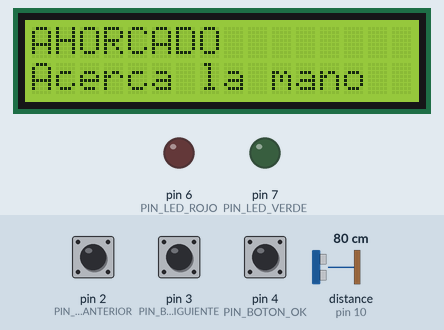
This sketch was run on a simulated Arduino Uno, built with avr-gcc and run on an emulated ATmega328P. Shown: 16×2 character LCD, output pins drawn as LEDs (lit = HIGH). Wiring (inferred from the names in the program): ultrasonic range finder: trigger pin 9; echo pin 10. Dashed ring = blinking. Inputs (shaded band) come from the test bench; at power-on: distance to the obstacle (sensor on pin 10) 80 cm, pin 2 (PIN_BOTON_ANTERIOR) HIGH, pin 4 (PIN_BOTON_OK) HIGH, pin 3 (PIN_BOTON_SIGUIENTE) HIGH. The echo pulse lasts 58.3 µs per cm; random numbers use the default seed unless the sketch sets one; pins used as bus, display or sensor lines are not drawn.

Above: at 1.2 s.
1.3 s: distance to the obstacle (sensor on pin 10) set to 2 cm
At 2.5 s:
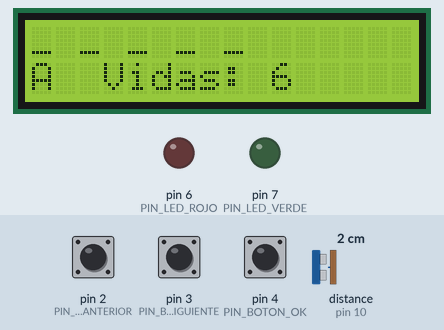
2.8 s: pin 2 (PIN_BOTON_ANTERIOR) pulled LOW for 0.15 s
At 4.0 s:
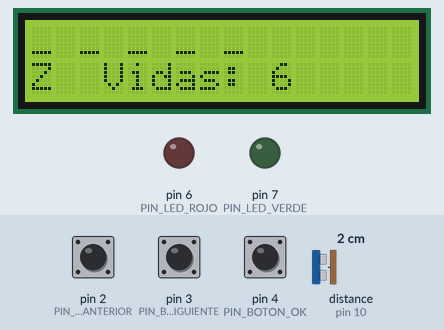
4.4 s: pin 2 (PIN_BOTON_ANTERIOR) pulled LOW for 1 s
At 5.2 s:
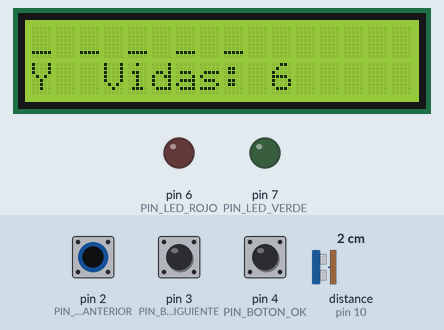
6.9 s: pin 4 (PIN_BOTON_OK) pulled LOW for 0.15 s
At 7.14 s:
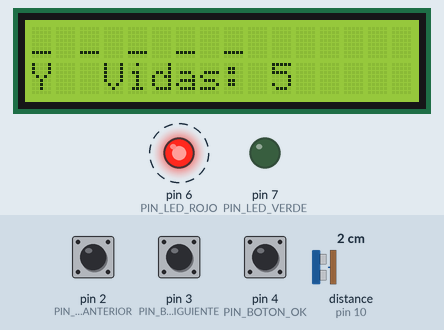
7.6 s: pin 2 (PIN_BOTON_ANTERIOR) pulled LOW for 0.15 s
At 8.8 s:
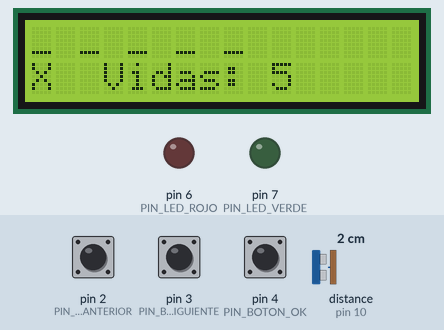
9.2 s: pin 2 (PIN_BOTON_ANTERIOR) pulled LOW for 3.2 s
At 10.1 s:
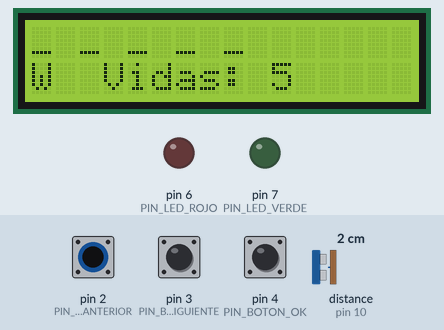
Timing chart, 0 to 12.2 s (numbered marks = the images above; inputs shaded):
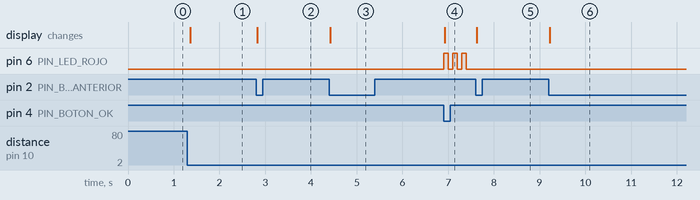

Measured:
- after the input at 1.3 s, the display: changes after 0.06 s (image 1)
- after the input at 2.8 s, the display: changes at once (image 2)
- after the input at 4.4 s, the display: changes at once (image 3)
- after the input at 6.9 s, pin 6 (PIN_LED_ROJO): alternates HIGH for 0.10 s and LOW for 0.10 s, starting at once; the display: changes at once (image 4)
- after the input at 7.6 s, the display: changes at once (image 5)
- after the input at 9.2 s, the display: changes at once (image 6)

The sketch:

lcd_screen_test.ino
```cpp
/*
  AHORCADO - Tecnologías Interactivas
  Ver DESIGN.md para las reglas del juego.

  Conexiones (Arduino Uno/Nano):
    LCD I2C    VCC -> 5V, GND -> GND, SDA -> A4, SCL -> A5
    Boton 1    D2  -> GND   (letra anterior)
    Boton 2    D3  -> GND   (letra siguiente)
    Boton 3    D4  -> GND   (confirmar letra)
    LED rojo   D6  -> resistencia 220 ohm -> GND
    LED verde  D7  -> resistencia 220 ohm -> GND
    HC-SR04    TRIG -> D9, ECHO -> D10, VCC -> 5V, GND -> GND

  Libreria: LiquidCrystal_I2C de Frank de Brabander.
  Si la pantalla queda en blanco, corre i2c_scanner/ y ajusta la direccion.
*/

#include <Wire.h>
#include <LiquidCrystal_I2C.h>

LiquidCrystal_I2C lcd(0x27, 16, 2);  // cambia 0x27 por 0x3F si hace falta

// ---------------- Pines ----------------
const uint8_t PIN_BOTON_ANTERIOR = 2;
const uint8_t PIN_BOTON_SIGUIENTE = 3;
const uint8_t PIN_BOTON_OK = 4;
const uint8_t PIN_LED_ROJO = 6;
const uint8_t PIN_LED_VERDE = 7;
const uint8_t PIN_TRIG = 9;
const uint8_t PIN_ECHO = 10;

// ---------------- Ajustes ----------------
const uint8_t VIDAS_INICIALES = 6;  // palabras de maximo 8 letras: 15 columnas
const unsigned long REBOTE_MS = 200;
const unsigned long PULSO_VERDE_MS = 300;
const unsigned long PARPADEO_MS = 100;  // medio parpadeo
const uint8_t PARPADEOS_ROJO = 3;
const unsigned long LED_ROJO_PERDIDA_MS = 5000;
const unsigned int DISTANCIA_MANO_CM = 15;
const unsigned long ESPERA_REINICIO_MS = 1500;

// ---------------- Palabras ----------------
const char* const PALABRAS[] = {
  "ARDUINO", "SENSOR", "BOTON", "PANTALLA", "JUEGO",
  "CABLE", "MOTOR", "TIERRA", "FUENTE", "LED"
};
const uint8_t TOTAL_PALABRAS = sizeof(PALABRAS) / sizeof(PALABRAS[0]);

// ---------------- Estado ----------------
enum Estado { ESPERANDO, JUGANDO, GANADO, PERDIDO };
Estado estado = ESPERANDO;

const char* palabra = "";
uint8_t largoPalabra = 0;
uint8_t ultimaPalabra = 255;
bool letrasUsadas[26];
uint8_t letraActual = 0;
uint8_t vidas = VIDAS_INICIALES;

bool botonAnteriorEstado = HIGH;
bool botonSiguienteEstado = HIGH;
bool botonOkEstado = HIGH;
unsigned long ultimoBotonAnterior = 0;
unsigned long ultimoBotonSiguiente = 0;
unsigned long ultimoBotonOk = 0;

unsigned long verdeHasta = 0;
unsigned long rojoHasta = 0;
unsigned long rojoUltimoCambio = 0;
bool rojoEncendido = false;
bool rojoFijo = false;
unsigned long finPartidaEn = 0;
unsigned long ultimaManoEn = 0;

// ---------------- Botones ----------------
bool leerBoton(uint8_t pin, bool &anterior, unsigned long &ultimo) {
  bool actual = digitalRead(pin);
  bool pulsado = false;

  if (actual == LOW && anterior == HIGH && millis() - ultimo > REBOTE_MS) {
    ultimo = millis();
    pulsado = true;
  }
  anterior = actual;
  return pulsado;
}

// ---------------- Sensor ultrasonico ----------------
unsigned int medirDistanciaCm() {
  digitalWrite(PIN_TRIG, LOW);
  delayMicroseconds(2);
  digitalWrite(PIN_TRIG, HIGH);
  delayMicroseconds(10);
  digitalWrite(PIN_TRIG, LOW);

  unsigned long duracion = pulseIn(PIN_ECHO, HIGH, 15000);  // ~2,5 m como maximo
  if (duracion == 0) return 999;
  return duracion / 58;
}

bool manoCerca() {
  unsigned int distancia = medirDistanciaCm();
  return distancia > 0 && distancia < DISTANCIA_MANO_CM;
}

// ---------------- Pantalla ----------------
void limpiarFila(uint8_t fila) {
  lcd.setCursor(0, fila);
  lcd.print(F("                "));
}

void mostrarPalabra() {
  limpiarFila(0);
  lcd.setCursor(0, 0);
  for (uint8_t i = 0; i < largoPalabra; i++) {
    char c = palabra[i];
    lcd.print(letrasUsadas[c - 'A'] ? c : '_');
    if (i + 1 < largoPalabra) lcd.print(' ');
  }
}

void mostrarPalabraRevelada() {
  limpiarFila(0);
  lcd.setCursor(0, 0);
  for (uint8_t i = 0; i < largoPalabra; i++) {
    lcd.print(palabra[i]);
    if (i + 1 < largoPalabra) lcd.print(' ');
  }
}

void mostrarSeleccion() {
  limpiarFila(1);
  lcd.setCursor(0, 1);
  lcd.print((char)('A' + letraActual));
  lcd.print(F("  Vidas: "));
  lcd.print(vidas);
}

// ---------------- Juego ----------------
bool palabraCompleta() {
  for (uint8_t i = 0; i < largoPalabra; i++) {
    if (!letrasUsadas[palabra[i] - 'A']) return false;
  }
  return true;
}

void iniciarPartida() {
  uint8_t indice = random(TOTAL_PALABRAS);
  if (TOTAL_PALABRAS > 1 && indice == ultimaPalabra) {
    indice = (indice + 1) % TOTAL_PALABRAS;
  }
  ultimaPalabra = indice;

  palabra = PALABRAS[indice];
  largoPalabra = strlen(palabra);
  for (uint8_t i = 0; i < 26; i++) letrasUsadas[i] = false;

  letraActual = 0;
  vidas = VIDAS_INICIALES;
  verdeHasta = 0;
  rojoHasta = 0;
  rojoFijo = false;
  digitalWrite(PIN_LED_ROJO, LOW);
  digitalWrite(PIN_LED_VERDE, LOW);
  ultimaManoEn = millis();

  estado = JUGANDO;
  mostrarPalabra();
  mostrarSeleccion();
}

void ganar() {
  estado = GANADO;
  finPartidaEn = millis();
  limpiarFila(1);
  lcd.setCursor(0, 1);
  lcd.print(F("GANASTE!"));
}

void perder() {
  estado = PERDIDO;
  finPartidaEn = millis();
  rojoFijo = true;
  digitalWrite(PIN_LED_ROJO, HIGH);

  mostrarPalabraRevelada();
  limpiarFila(1);
  lcd.setCursor(0, 1);
  lcd.print(F("PERDISTE"));
}

void confirmarLetra() {
  uint8_t indice = letraActual;
  if (letrasUsadas[indice]) return;  // letra ya probada: no gasta vida

  letrasUsadas[indice] = true;
  char c = 'A' + indice;

  if (strchr(palabra, c) != NULL) {
    digitalWrite(PIN_LED_VERDE, HIGH);
    verdeHasta = millis() + PULSO_VERDE_MS;
    mostrarPalabra();
    if (palabraCompleta()) ganar();
  } else {
    vidas--;
    if (vidas == 0) {
      perder();
    } else {
      rojoHasta = millis() + (PARPADEOS_ROJO * 2UL * PARPADEO_MS);
      rojoUltimoCambio = millis();
      rojoEncendido = true;
      digitalWrite(PIN_LED_ROJO, HIGH);
      mostrarSeleccion();
    }
  }
}

// ---------------- LEDs ----------------
void actualizarLeds() {
  unsigned long ahora = millis();

  if (rojoHasta != 0 && (long)(ahora - rojoHasta) >= 0) {
    rojoHasta = 0;
    digitalWrite(PIN_LED_ROJO, LOW);
  } else if (!rojoFijo && rojoHasta != 0 &&
             ahora - rojoUltimoCambio >= PARPADEO_MS) {
    rojoUltimoCambio = ahora;
    rojoEncendido = !rojoEncendido;
    digitalWrite(PIN_LED_ROJO, rojoEncendido ? HIGH : LOW);
  }

  if (verdeHasta != 0 && (long)(ahora - verdeHasta) >= 0) {
    verdeHasta = 0;
    digitalWrite(PIN_LED_VERDE, LOW);
  }
}

// ---------------- Inicio ----------------
void setup() {
  pinMode(PIN_BOTON_ANTERIOR, INPUT_PULLUP);
  pinMode(PIN_BOTON_SIGUIENTE, INPUT_PULLUP);
  pinMode(PIN_BOTON_OK, INPUT_PULLUP);
  pinMode(PIN_LED_ROJO, OUTPUT);
  pinMode(PIN_LED_VERDE, OUTPUT);
  pinMode(PIN_TRIG, OUTPUT);
  pinMode(PIN_ECHO, INPUT);

  digitalWrite(PIN_LED_ROJO, LOW);
  digitalWrite(PIN_LED_VERDE, LOW);

  lcd.init();
  lcd.backlight();
  lcd.clear();
  lcd.setCursor(0, 0);
  lcd.print(F("AHORCADO"));
  lcd.setCursor(0, 1);
  lcd.print(F("Acerca la mano"));

  randomSeed(analogRead(A0));
}

void loop() {
  unsigned long ahora = millis();
  actualizarLeds();

  switch (estado) {
    case JUGANDO:
      if (leerBoton(PIN_BOTON_ANTERIOR, botonAnteriorEstado, ultimoBotonAnterior)) {
        letraActual = (letraActual + 25) % 26;  // retrocede, con vuelta de A a Z
        mostrarSeleccion();
      }
      if (leerBoton(PIN_BOTON_SIGUIENTE, botonSiguienteEstado, ultimoBotonSiguiente)) {
        letraActual = (letraActual + 1) % 26;  // avanza, con vuelta de Z a A
        mostrarSeleccion();
      }
      if (leerBoton(PIN_BOTON_OK, botonOkEstado, ultimoBotonOk)) {
        confirmarLetra();
      }
      break;

    case ESPERANDO:
      if (manoCerca() && ahora - ultimaManoEn > 1000) {
        iniciarPartida();
      }
      break;

    case GANADO:
      if (manoCerca() && ahora - finPartidaEn > ESPERA_REINICIO_MS) {
        iniciarPartida();
      }
      break;

    case PERDIDO:
      if (rojoFijo && ahora - finPartidaEn >= LED_ROJO_PERDIDA_MS) {
        rojoFijo = false;
        digitalWrite(PIN_LED_ROJO, LOW);
        limpiarFila(1);
        lcd.setCursor(0, 1);
        lcd.print(F("Acerca la mano"));
      }
      if (!rojoFijo && manoCerca()) {
        iniciarPartida();
      }
      break;
  }
}
```
